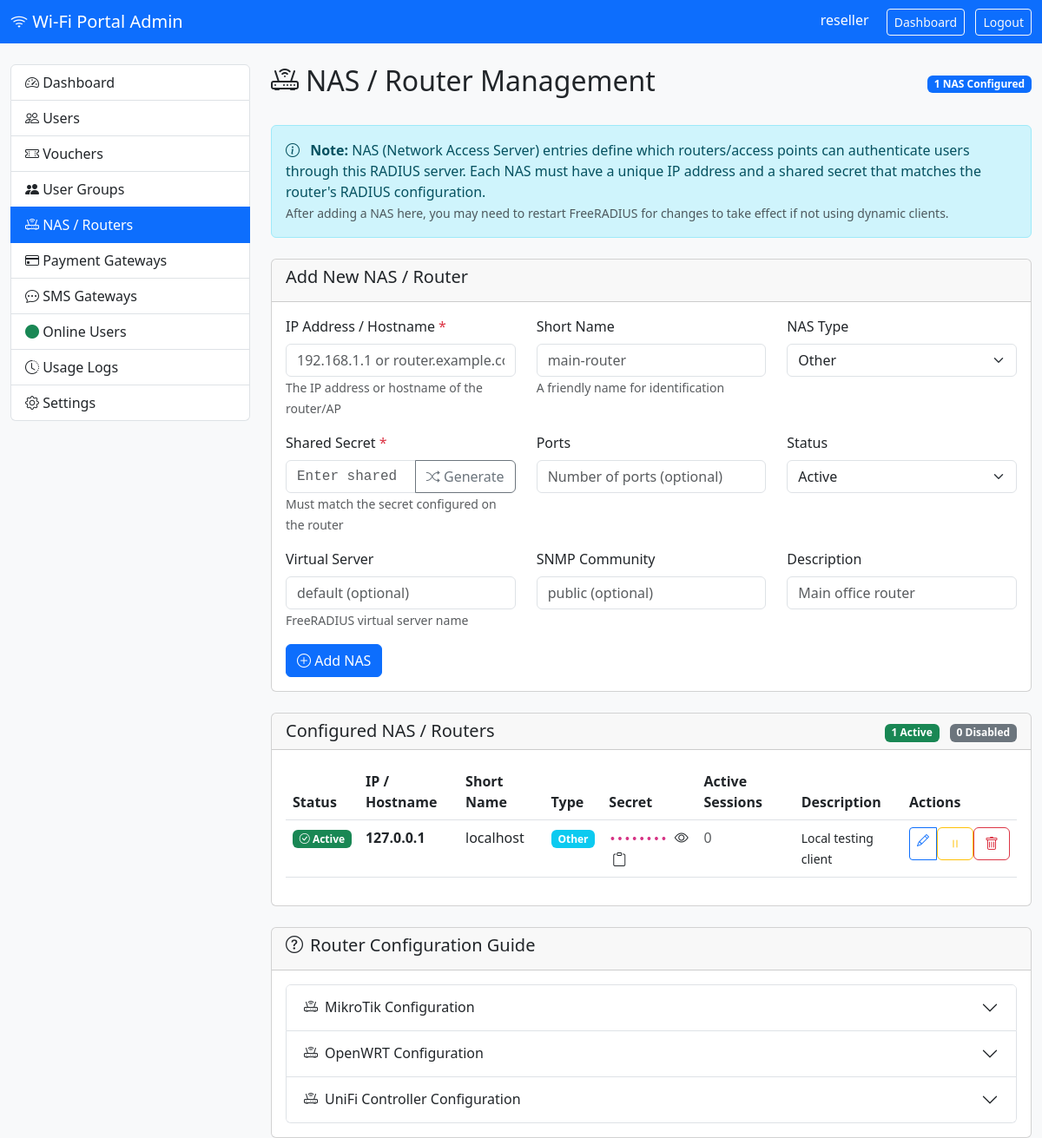
The app's page /admin/nas.php (signed in) with its own data.
### tables this page shows
CREATE TABLE IF NOT EXISTS nas (
    id int(11) unsigned NOT NULL AUTO_INCREMENT,
    nasname varchar(128) NOT NULL COMMENT 'IP address or hostname',
    shortname varchar(32) DEFAULT NULL COMMENT 'Short name/alias',
    type varchar(30) DEFAULT 'other' COMMENT 'NAS type (mikrotik, cisco, other)',
    ports int(5) DEFAULT NULL COMMENT 'Number of ports',
    secret varchar(60) NOT NULL DEFAULT 'secret' COMMENT 'Shared secret',
    server varchar(64) DEFAULT NULL COMMENT 'Virtual server name',
    community varchar(50) DEFAULT NULL COMMENT 'SNMP community',
    description varchar(200) DEFAULT NULL COMMENT 'Description',
    status enum('active', 'disabled') DEFAULT 'active',
    created_at timestamp NOT NULL DEFAULT CURRENT_TIMESTAMP,
    updated_at timestamp NOT NULL DEFAULT CURRENT_TIMESTAMP ON UPDATE CURRENT_TIMESTAMP,
    created_by int(11) DEFAULT NULL COMMENT 'Admin user ID',
    PRIMARY KEY (id),
    UNIQUE KEY nasname (nasname),
    KEY shortname (shortname),
    KEY status (status)
);

### admin/nas.php (the view, shortened to what the rows shown need)
<?php
$pdo = getDBConnection();
$table_exists = false;
try {
    $table_exists = true;
} catch (PDOException $e) {
    try {
        $pdo->exec("
            CREATE TABLE IF NOT EXISTS nas (
                id int(11) unsigned NOT NULL AUTO_INCREMENT,
                nasname varchar(128) NOT NULL COMMENT 'IP address or hostname',
                shortname varchar(32) DEFAULT NULL COMMENT 'Short name/alias',
                type varchar(30) DEFAULT 'other' COMMENT 'NAS type (mikrotik, cisco, other)',
                ports int(5) DEFAULT NULL COMMENT 'Number of ports',
                secret varchar(60) NOT NULL DEFAULT 'secret' COMMENT 'Shared secret',
                server varchar(64) DEFAULT NULL COMMENT 'Virtual server name',
                community varchar(50) DEFAULT NULL COMMENT 'SNMP community',
                description varchar(200) DEFAULT NULL COMMENT 'Description',
                status enum('active', 'disabled') DEFAULT 'active',
                created_at timestamp NOT NULL DEFAULT CURRENT_TIMESTAMP,
                updated_at timestamp NOT NULL DEFAULT CURRENT_TIMESTAMP ON UPDATE CURRENT_TIMESTAMP,
                created_by int(11) DEFAULT NULL COMMENT 'Admin user ID',
                PRIMARY KEY (id),
                UNIQUE KEY nasname (nasname),
                KEY shortname (shortname),
                KEY status (status)
            ) ENGINE=InnoDB DEFAULT CHARSET=utf8mb4
        ");
        $pdo->exec("
            INSERT INTO nas (nasname, shortname, type, secret, description, status) VALUES
            ('127.0.0.1', 'localhost', 'other', 'testing123', 'Local testing client', 'active')
            ON DUPLICATE KEY UPDATE nasname=nasname
        ");
        $table_exists = true;
        $message = "NAS table created successfully!";
    } catch (PDOException $create_error) {
        $error = "Error creating NAS table: " . $create_error->getMessage();
    }
}
$nas_list = [];
if ($table_exists) {
    try {
        $nas_list = $pdo->query("
            SELECT n.*,
                   a.username as created_by_name,
                   (SELECT COUNT(*) FROM radacct WHERE nasipaddress = n.nasname AND acctstoptime IS NULL) as active_sessions
            FROM nas n
            LEFT JOIN admin_users a ON n.created_by = a.id
            ORDER BY n.status DESC, n.shortname ASC, n.nasname ASC
        ")->fetchAll(PDO::FETCH_ASSOC);
    } catch (PDOException $e) {
        $error = "Error loading NAS list: " . $e->getMessage();
    }
}
$nas_types = [
    'other' => 'Other',
    'mikrotik' => 'MikroTik',
    'cisco' => 'Cisco',
    'juniper' => 'Juniper',
    'livingston' => 'Livingston',
    'computone' => 'Computone',
    'max40xx' => 'Max40xx',
    'multitech' => 'Multitech',
    'netserver' => 'Netserver',
    'pathras' => 'Pathras',
    'patton' => 'Patton',
    'portslave' => 'Portslave',
    'tc' => 'TC',
    'usrhiper' => 'USR Hiper',
    'unifi' => 'UniFi',
    'openwrt' => 'OpenWRT',
    'pfsense' => 'pfSense',
    'opnsense' => 'OPNsense'
];
?>
<!DOCTYPE html>
<html lang="en">
<head>
    <link href="https://cdn.jsdelivr.net/npm/bootstrap@5.3.0/dist/css/bootstrap.min.css" rel="stylesheet">
    <link rel="stylesheet" href="https://cdn.jsdelivr.net/npm/bootstrap-icons@1.10.0/font/bootstrap-icons.css">
</head>
<body class="bg-light">
    <div class="container-fluid mt-4">
        <div class="row">
            <div class="col-md-9">
                <div class="d-flex justify-content-between align-items-center mb-4">
                    <h2><i class="bi bi-router me-2"></i>NAS / Router Management</h2>
                </div>
                <div class="card">
                    <div class="card-header d-flex justify-content-between align-items-center">
                        <div>
                            <span class="badge bg-success me-2"><?php echo count(array_filter($nas_list, fn($n) => $n['status'] === 'active')); ?> Active</span>
                            <span class="badge bg-secondary"><?php echo count(array_filter($nas_list, fn($n) => $n['status'] === 'disabled')); ?> Disabled</span>
                        </div>
                    </div>
                    <div class="card-body">
                        <?php if (empty($nas_list)): ?>
                            <div class="text-center py-5">
                                <i class="bi bi-router text-muted" style="font-size: 3rem;"></i>
                                <p class="text-muted mt-3">No NAS configured yet. Add your first router above.</p>
                            </div>
                        <?php else: ?>
                            <div class="table-responsive">
                                <table class="table table-hover">
                                    <thead>
                                        <tr>
                                            <th>Status</th>
                                            <th>IP / Hostname</th>
                                            <th>Short Name</th>
                                            <th>Type</th>
                                            <th>Secret</th>
                                            <th>Active Sessions</th>
                                            <th>Description</th>
                                            <th>Actions</th>
                                        </tr>
                                    </thead>
                                    <tbody>
                                        <?php foreach ($nas_list as $nas): ?>
                                            <tr class="<?php echo $nas['status'] === 'disabled' ? 'nas-disabled' : ''; ?>">
                                                <td>
                                                    <?php if ($nas['status'] === 'active'): ?>
                                                        <span class="badge bg-success"><i class="bi bi-check-circle"></i> Active</span>
                                                    <?php else: ?>
                                                        <span class="badge bg-secondary"><i class="bi bi-x-circle"></i> Disabled</span>
                                                    <?php endif; ?>
                                                </td>
                                                <td>
                                                    <strong><?php echo htmlspecialchars($nas['nasname']); ?></strong>
                                                </td>
                                                <td><?php echo htmlspecialchars($nas['shortname'] ?? '-'); ?></td>
                                                <td>
                                                    <span class="badge bg-info"><?php echo htmlspecialchars($nas_types[$nas['type']] ?? $nas['type']); ?></span>
                                                </td>
                                                <td>
                                                    <code class="secret-display" id="secret-<?php echo $nas['id']; ?>">••••••••</code>
                                                    <i class="bi bi-eye copy-btn ms-1" onclick="toggleSecret(<?php echo $nas['id']; ?>, '<?php echo htmlspecialchars($nas['secret']); ?>')" title="Show/Hide"></i>
                                                    <i class="bi bi-clipboard copy-btn ms-1" onclick="copySecret('<?php echo htmlspecialchars($nas['secret']); ?>')" title="Copy"></i>
                                                </td>
                                                <td>
                                                    <?php if ($nas['active_sessions'] > 0): ?>
                                                        <span class="badge bg-success"><?php echo $nas['active_sessions']; ?> online</span>
                                                    <?php else: ?>
                                                        <span class="text-muted">0</span>
                                                    <?php endif; ?>
                                                </td>
                                                <td>
                                                    <small><?php echo htmlspecialchars($nas['description'] ?? '-'); ?></small>
                                                </td>
                                                <td>
                                                    <div class="btn-group btn-group-sm">
                                                        <a href="?edit=<?php echo $nas['id']; ?>" class="btn btn-outline-primary" title="Edit">
                                                            <i class="bi bi-pencil"></i>
                                                        </a>
                                                        <form method="POST" style="display: inline;">
                                                            <button type="submit" class="btn btn-outline-<?php echo $nas['status'] === 'active' ? 'warning' : 'success'; ?>"
                                                                    title="<?php echo $nas['status'] === 'active' ? 'Disable' : 'Enable'; ?>">
                                                                <i class="bi bi-<?php echo $nas['status'] === 'active' ? 'pause' : 'play'; ?>"></i>
                                                            </button>
                                                        </form>
                                                        <form method="POST" style="display: inline;" onsubmit="return confirm('Are you sure you want to delete this NAS? This action cannot be undone.');">
                                                            <button type="submit" class="btn btn-outline-danger" title="Delete">
                                                                <i class="bi bi-trash"></i>
                                                            </button>
                                                        </form>
                                                    </div>
                                                </td>
                                            </tr>
                                        <?php endforeach; ?>
                                    </tbody>
                                </table>
                            </div>
                        <?php endif; ?>
                    </div>
                </div>
                <div class="card mt-4">
                    <div class="card-body">
                        <div class="accordion" id="routerGuide">
                            <div class="accordion-item">
                                <h2 class="accordion-header">
                                    <button class="accordion-button collapsed" type="button" data-bs-toggle="collapse" data-bs-target="#mikrotikGuide">
                                        <i class="bi bi-router me-2"></i> MikroTik Configuration
                                    </button>
                                </h2>
                            </div>
                            <div class="accordion-item">
                                <h2 class="accordion-header">
                                    <button class="accordion-button collapsed" type="button" data-bs-toggle="collapse" data-bs-target="#openwrtGuide">
                                        <i class="bi bi-router me-2"></i> OpenWRT Configuration
                                    </button>
                                </h2>
                            </div>
                            <div class="accordion-item">
                                <h2 class="accordion-header">
                                    <button class="accordion-button collapsed" type="button" data-bs-toggle="collapse" data-bs-target="#unifiGuide">
                                        <i class="bi bi-router me-2"></i> UniFi Controller Configuration
                                    </button>
                                </h2>
                            </div>
                        </div>
                    </div>
                </div>
            </div>
        </div>
    </div>
</body>
</html>

### records on screen
nas: status "1", status "0", shows "Active", nasname "127.0.0.1", shortname "localhost", type "Other", description "Local testing client"

### other values on screen
$_SESSION['admin_username'] "reseller"
count($nas_list) "1"
form field type "Other"
